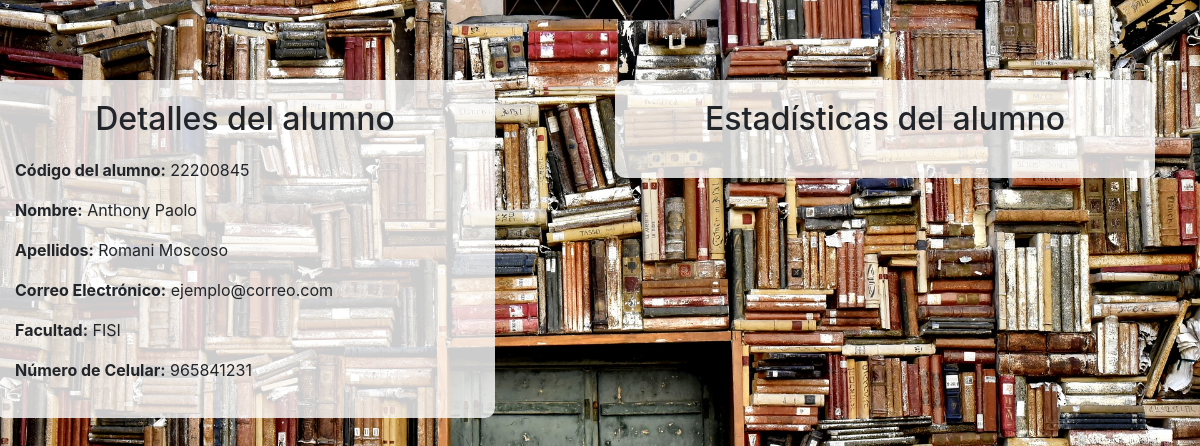
The app's page /dashboard_detalle_alumno.php?codigo=22200845 (signed in) with its own data.
### tables this page shows
CREATE TABLE `alumno` (
  `cod_alumno` varchar(20) NOT NULL,
  `id_usuario` int NOT NULL,
  `nombre` varchar(40) NOT NULL,
  `apellidos` varchar(40) NOT NULL,
  `correo` varchar(40) NOT NULL,
  `facultad` varchar(50) NOT NULL,
  `numero_celular` varchar(10) NOT NULL
);

### dashboard_detalle_alumno.php (the view, shortened to what this page needs)
<?php
if (isset($_GET['codigo'])) {
    $cod_alumno = $_GET['codigo'];
    $servername = "localhost";
    $username = "pma";
    $password = "";
    $dbname = "sma_unayoe";
    $conn = new mysqli($servername, $username, $password, $dbname);
    $sql = "SELECT * FROM alumno WHERE cod_alumno = '$cod_alumno'";
    $result = $conn->query($sql);
    if ($result->num_rows > 0) {
        $row = $result->fetch_assoc();
        $nombre = $row['nombre'];
        $apellidos = $row['apellidos'];
        $correo = $row['correo'];
        $facultad = $row['facultad'];
        $numero_celular = $row['numero_celular'];
        echo "<!DOCTYPE html>";
        echo "<html lang='es'>";
        echo "<head>";
        echo "<link rel='stylesheet' href='https://stackpath.bootstrapcdn.com/bootstrap/4.5.2/css/bootstrap.min.css'>";
        echo "</head>";
        echo "<body>";
        echo "<div class='container'>";
        echo "<div class='row'>";
        echo "<div class='col-md-6'>";
        echo "<div class='panel-alumno'>";
        echo "<h2 style='text-align: center; margin-bottom: 20px;'>Detalles del alumno</h2>";
        echo "<p><strong>Código del alumno:</strong> $cod_alumno</p>";
        echo "<p><strong>Nombre:</strong> $nombre</p>";
        echo "<p><strong>Apellidos:</strong> $apellidos</p>";
        echo "<p><strong>Correo Electrónico:</strong> $correo</p>";
        echo "<p><strong>Facultad:</strong> $facultad</p>";
        echo "<p><strong>Número de Celular:</strong> $numero_celular</p>";
        echo "</div>";
        echo "</div>";
        echo "<div class='col-md-6'>";
        echo "<div class='panel-estadisticas'>";
        echo "<h2 style='text-align: center; margin-bottom: 20px;'>Estadísticas del alumno</h2>";
        echo "</div>";
        echo "</div>";
        echo "</div>";
        echo "</div>";
        echo "</body>";
        echo "</html>";
    } else {
        echo "No se encontraron detalles para este alumno.";
    }
} else {
    echo "No se proporcionó el código del alumno.";
}
?>

### records on screen
alumno: nombre "Anthony Paolo", apellidos "Romani Moscoso", correo "ejemplo@correo.com", facultad "FISI", numero_celular "965841231"

### other values on screen
$cod_alumno "22200845"
